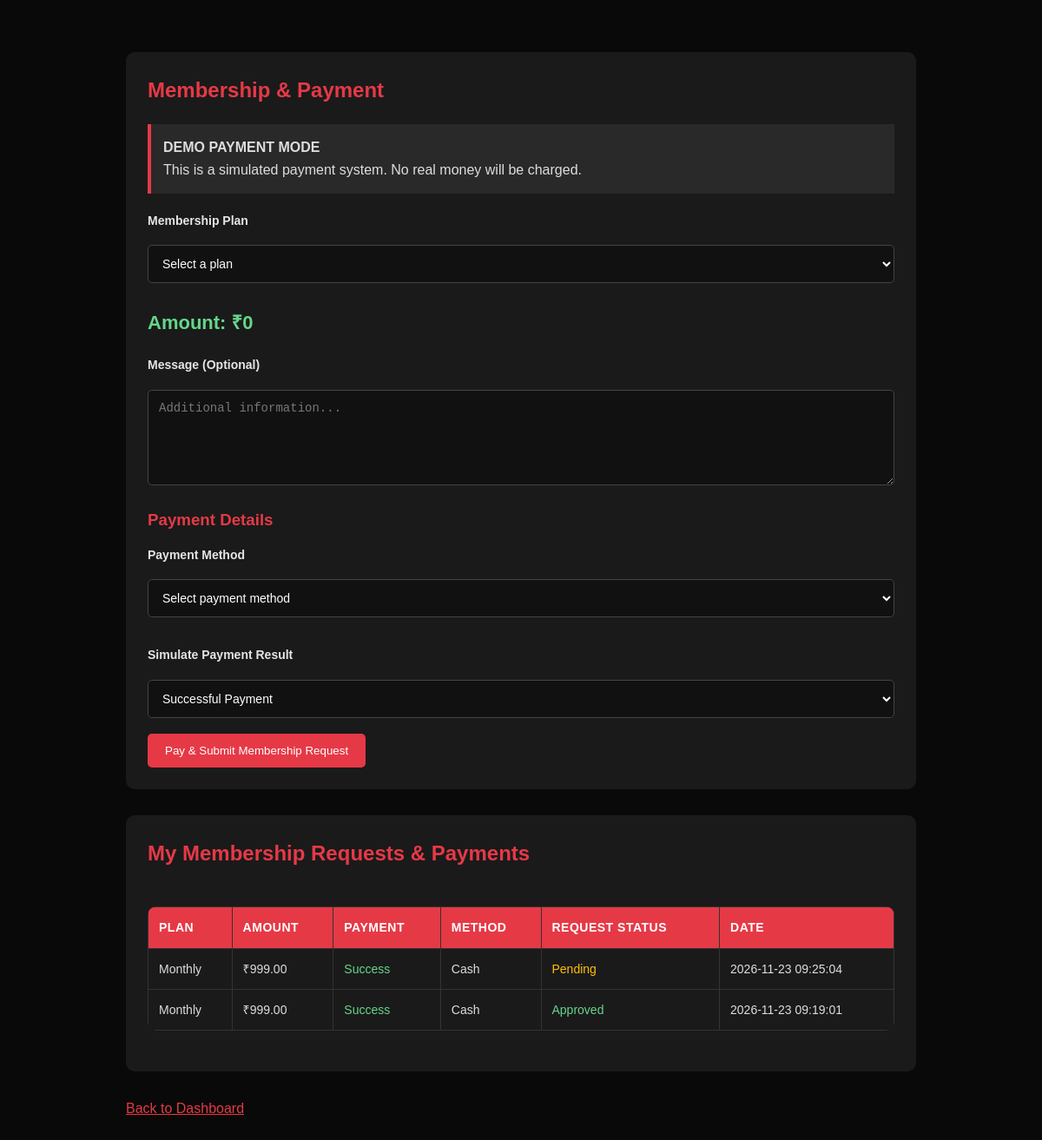
Screenshot of /client/request_membership.php (signed in) with the database file from the repository.
### tables this page shows
CREATE TABLE `payments` (
  `id` int NOT NULL AUTO_INCREMENT,
  `request_id` int NOT NULL,
  `client_id` int NOT NULL,
  `amount` decimal(10,2) NOT NULL,
  `payment_method` enum('UPI','Card','Cash') NOT NULL,
  `transaction_id` varchar(100) NOT NULL,
  `status` enum('Success','Failed') NOT NULL,
  `payment_date` timestamp NULL DEFAULT CURRENT_TIMESTAMP,
  PRIMARY KEY (`id`),
  UNIQUE KEY `transaction_id` (`transaction_id`),
  KEY `request_id` (`request_id`),
  KEY `client_id` (`client_id`),
  CONSTRAINT `payments_ibfk_1` FOREIGN KEY (`request_id`) REFERENCES `membership_requests` (`id`) ON DELETE CASCADE,
  CONSTRAINT `payments_ibfk_2` FOREIGN KEY (`client_id`) REFERENCES `clients` (`id`) ON DELETE CASCADE
);

CREATE TABLE `membership_requests` (
  `id` int NOT NULL AUTO_INCREMENT,
  `client_id` int NOT NULL,
  `plan_name` varchar(100) NOT NULL,
  `message` text,
  `status` enum('Pending','Approved','Rejected') DEFAULT 'Pending',
  `requested_at` timestamp NULL DEFAULT CURRENT_TIMESTAMP,
  PRIMARY KEY (`id`),
  KEY `client_id` (`client_id`),
  CONSTRAINT `membership_requests_ibfk_1` FOREIGN KEY (`client_id`) REFERENCES `clients` (`id`) ON DELETE CASCADE
);

### client/request_membership.php (the view, shortened to what this page needs)
<?php
require_once "../config/database.php";
$client_id = (int) $_SESSION["client_id"];
$stmt = $conn->prepare(
    "SELECT mr.plan_name, mr.message, mr.status, mr.requested_at,
            p.amount, p.payment_method, p.transaction_id,
            p.status AS payment_status, p.payment_date
     FROM membership_requests mr
     LEFT JOIN payments p ON p.request_id = mr.id
     WHERE mr.client_id = ?
     ORDER BY mr.requested_at DESC"
);
$stmt->execute([$client_id]);
$requests = $stmt->fetchAll();
?>
<!DOCTYPE html>
<html lang="en">
<head>
<link rel="stylesheet" href="../assets/css/style.css">
</head>
<body>
<div class="page-container">
    <div class="request-card">
        <h2>Membership & Payment</h2>
        <div class="demo-notice">
            <strong>DEMO PAYMENT MODE</strong><br>
            This is a simulated payment system. No real money will be charged.
        </div>
        <form method="POST">
            <label>Membership Plan</label>
            <select name="plan_name" id="plan_name" required>
                <option value="">Select a plan</option>
            </select>
            <div class="price-display">
                Amount: ₹<span id="amount">0</span>
            </div>
            <label>Message (Optional)</label>
            <textarea name="message" rows="3" maxlength="500"
                      placeholder="Additional information..."></textarea>
            <h3 style="color:#e63946;">Payment Details</h3>
            <label>Payment Method</label>
            <select name="payment_method" required>
                <option value="">Select payment method</option>
            </select>
            <label>Simulate Payment Result</label>
            <select name="payment_result" required>
                <option value="Success">Successful Payment</option>
            </select>
            <button type="submit">
                Pay & Submit Membership Request
            </button>
        </form>
    </div>
    <div class="request-card">
        <h2>My Membership Requests & Payments</h2>
        <?php if (empty($requests)): ?>
            <p>No membership requests found.</p>
        <?php else: ?>
            <div style="overflow-x:auto;">
                <table class="request-table">
                    <thead>
                        <tr>
                            <th>Plan</th>
                            <th>Amount</th>
                            <th>Payment</th>
                            <th>Method</th>
                            <th>Request Status</th>
                            <th>Date</th>
                        </tr>
                    </thead>
                    <tbody>
                    <?php foreach ($requests as $request): ?>
                        <tr>
                            <td><?= htmlspecialchars($request["plan_name"]) ?></td>
                            <td>
                                ₹<?= number_format((float)($request["amount"] ?? 0), 2) ?>
                            </td>
                            <td class="status-<?= strtolower($request["payment_status"] ?? "failed") ?>">
                                <?= htmlspecialchars($request["payment_status"] ?? "Not recorded") ?>
                            </td>
                            <td><?= htmlspecialchars($request["payment_method"] ?? "-") ?></td>
                            <td class="status-<?= strtolower($request["status"]) ?>">
                                <?= htmlspecialchars($request["status"]) ?>
                            </td>
                            <td><?= htmlspecialchars($request["requested_at"]) ?></td>
                        </tr>
                    <?php endforeach; ?>
                    </tbody>
                </table>
            </div>
        <?php endif; ?>
    </div>
    <p>
        <a href="dashboard.php" style="color:#e63946;">
            Back to Dashboard
        </a>
    </p>
</div>
</body>
</html>

### assets/css/style.css (style rules this page uses)
:root { --bg: #090909; --surface: #111111; --card: #171717; --card-hover: #202020; --accent: #e63946; --accent-dark: #bd1f2d; --text: #ffffff; --muted: #a1a1aa; --border: #292929; --success: #22c55e; --warning: #f59e0b; --radius: 14px; --shadow: 0 12px 35px rgba(0,0,0,0.3); }
* { margin: 0; padding: 0; box-sizing: border-box; }
html { scroll-behavior: smooth; }
body { font-family: Arial, Helvetica, sans-serif; background: var(--bg); color: var(--text); line-height: 1.6; min-height: 100vh; }
a { color: inherit; }
button { font-family: inherit; }
form { margin-top: 15px; }
label { display: block; color: #e5e5e5; margin: 14px 0 7px; font-size: 14px; font-weight: 600; }
input, select, textarea { width: 100%; padding: 13px 15px; background: #101010; border: 1px solid #333; border-radius: 8px; color: white; outline: none; font-size: 14px; transition: 0.25s; }
input::placeholder, textarea::placeholder { color: #777; }
select option { background: #171717; color: white; }
textarea { min-height: 110px; resize: vertical; }
table { width: 100%; border-collapse: collapse; margin: 22px 0; background: var(--card); border-radius: 10px; overflow: hidden; }
th { background: #222; color: var(--accent); text-align: left; font-size: 13px; text-transform: uppercase; letter-spacing: 0.5px; }
th, td { padding: 14px 16px; border-bottom: 1px solid var(--border); font-size: 14px; }
td { color: #ddd; }

### client/request_membership.php (style rules this page uses)
.page-container { max-width: 950px; margin: 40px auto; padding: 20px; }
.request-card { background: #1a1a1a; padding: 25px; border-radius: 10px; margin-bottom: 30px; }
.request-card h2 { color: #e63946; margin-bottom: 20px; }
.request-card input, .request-card select, .request-card textarea { width: 100%; padding: 12px; margin: 10px 0 18px; background: #111; color: white; border: 1px solid #444; border-radius: 5px; box-sizing: border-box; }
.request-card button { background: #e63946; color: white; border: none; padding: 12px 20px; border-radius: 5px; cursor: pointer; }
.demo-notice { background: #292929; border-left: 4px solid #e63946; padding: 14px; margin-bottom: 20px; color: #ddd; }
.price-display { color: #65d68a; font-size: 22px; font-weight: bold; margin: 10px 0 20px; }
.request-table { width: 100%; border-collapse: collapse; background: #1a1a1a; min-width: 750px; }
.request-table th, .request-table td { padding: 12px; border: 1px solid #333; text-align: left; }
.request-table th { background: #e63946; color: white; }
.status-pending { color: #ffc107; }
.status-approved, .status-success { color: #65d68a; }

### rows the page displays
payments: request.plan_name "Monthly", amount "999.00", status "Success", payment_method "Cash", request.status "Pending", request.requested_at "2026-11-23 09:25:04"
payments: request.plan_name "Monthly", amount "999.00", status "Success", payment_method "Cash", request.status "Approved", request.requested_at "2026-11-23 09:19:01"
